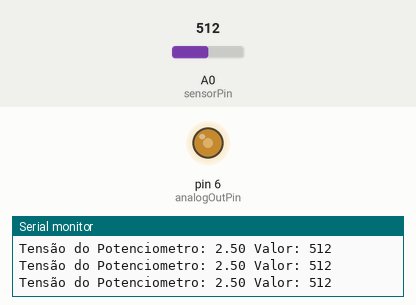
A sketch run on a simulated Arduino Uno, built with avr-gcc and run on an emulated ATmega328P. On the bench: output pins drawn as LEDs (lit = HIGH), the last lines printed to the serial monitor. The test bench sets the inputs (shaded band); at power-on: A0 (sensorPin) = 512.

Above: at 1.3 s.
1.4 s: A0 (sensorPin) set to 716
At 2.1 s:
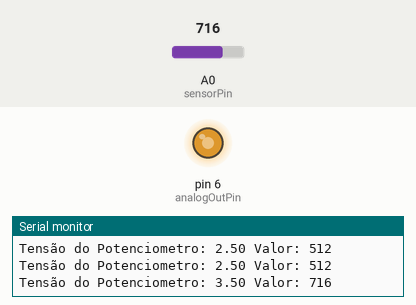
3.1 s: A0 (sensorPin) set to 900
At 4.3 s:
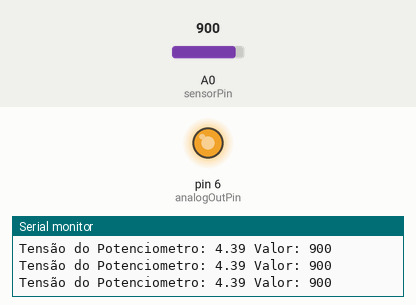
4.6 s: A0 (sensorPin) set to 122
At 5.7 s:
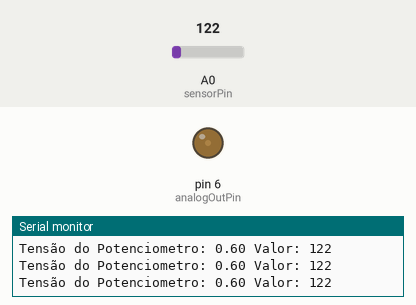
6.1 s: A0 (sensorPin) set to 0
At 7.0 s:
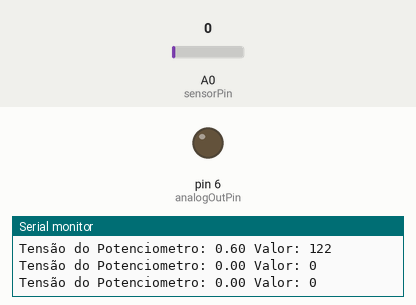
7.6 s: A0 (sensorPin) set to 511
At 8.2 s:
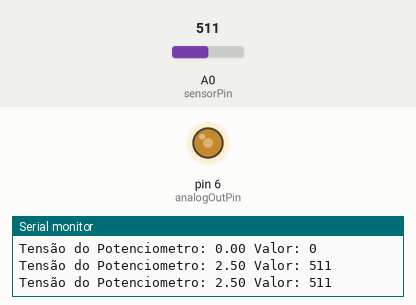
Timing chart, 0 to 10.1 s (numbered marks = the images above; inputs shaded):
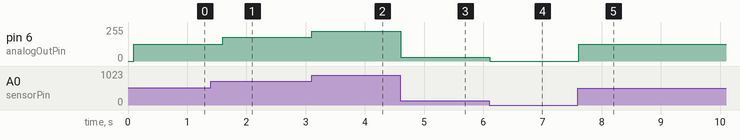

The sketch:

Potenciometro.ino
```cpp
#define sensorPin A0 // Entrada analogica do potenciometro
#define analogOutPin 6 // Saída PWM onde o LED está conectado
int sensorValue = 0; // Variável inteiro igua a zero
float voltage; // Variável Número Fracionário
int outputValue = 0; // Leira da Saída PWm

void setup() {
 Serial.begin(9600); // Monitor Serial - Velocidade 9600 Bps
 delay(100); // Atraso de 100 Milisegundos
}

void loop() {
sensorValue = analogRead(sensorPin); // Leitura da Entrada Analógica A0
// Mapeia o Resultado da Entrada Analógica Dentro do Intervalo de 0 a 255
outputValue = map(sensorValue, 0, 1023, 0, 255);
analogWrite(analogOutPin, outputValue);
voltage = sensorValue * (5.0 / 1024); // Cálculo da Tensão
Serial.print("Tensão do Potenciometro: "); // Imprime no Monitor Serial
Serial.print(voltage); // Imprime a Tensão
Serial.print(" Valor: ");
Serial.println(sensorValue); // Imprime o Valor
delay(500); // Atraso de 500 Milisegundos
}
```

Measured:
- after the input at 1.4 s, pin 6 (analogOutPin): 127/255 → 178/255 after 0.20 s
- after the input at 3.1 s, pin 6 (analogOutPin): 178/255 → 224/255 at once
- after the input at 4.6 s, pin 6 (analogOutPin): 224/255 → 30/255 at once
- after the input at 6.1 s, pin 6 (analogOutPin): 30/255 → 0/255 at once
- after the input at 7.6 s, pin 6 (analogOutPin): 0/255 → 127/255 at once
